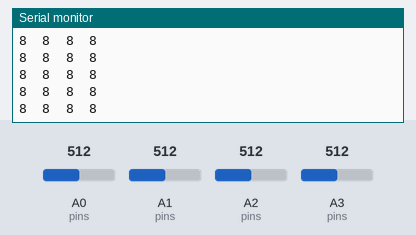
A sketch run on a simulated Arduino Uno, built with avr-gcc and run on an emulated ATmega328P. Shown: the last lines printed to the serial monitor. Inputs (shaded band) come from the test bench; at power-on: A0 (pins) = 512, A1 (pins) = 512, A2 (pins) = 512, A3 (pins) = 512.

Above: at 1.2 s.
1.3 s: A0 (pins) set to 716
At 1.9 s:
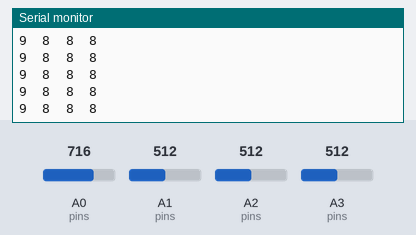
4.3 s: A1 (pins) set to 716
At 5.4 s:
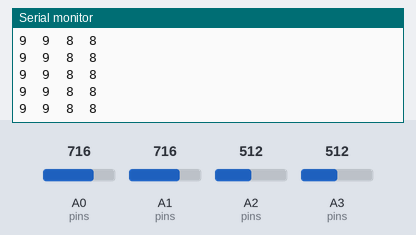
5.8 s: A2 (pins) set to 716
At 6.5 s:
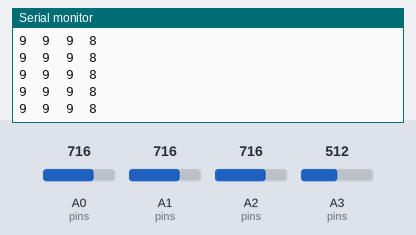
8.8 s: A3 (pins) set to 716
At 9.7 s:
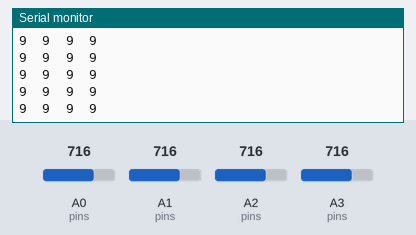
11.8 s: A0 (pins) set to 306
At 12.9 s:
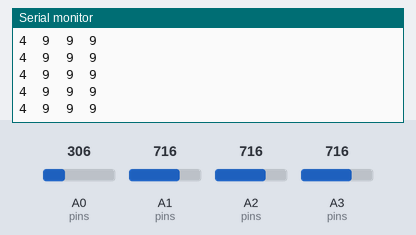
13.3 s: A1 (pins) set to 306
At 14.1 s:
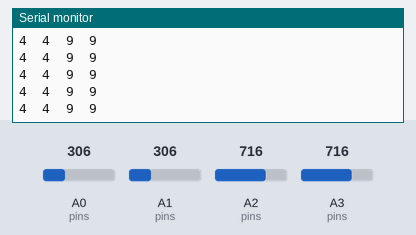
Timing chart, 0 to 15.8 s (numbered marks = the images above; inputs shaded):
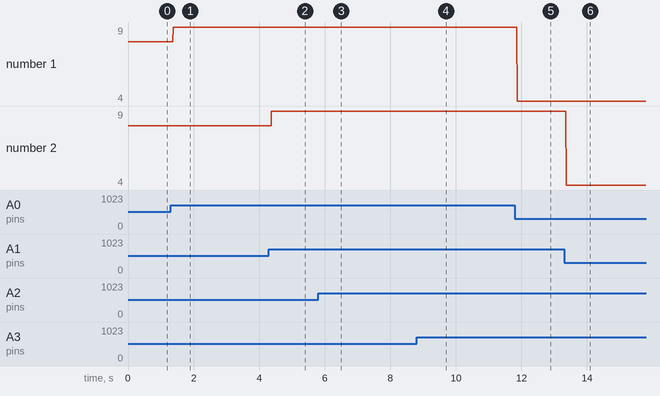

Measured:
- after the input at 1.3 s, the serial monitor: prints a new line after 0.08 s (image 1)
- after the input at 4.3 s, the serial monitor: prints a new line after 0.07 s (image 2)
- after the input at 5.8 s, the serial monitor: prints a new line after 0.07 s (image 3)
- after the input at 8.8 s, the serial monitor: prints a new line after 0.06 s (image 4)
- after the input at 11.8 s, the serial monitor: prints a new line after 0.07 s (image 5)
- after the input at 13.3 s, the serial monitor: prints a new line after 0.07 s (image 6)
- plotted number 1: 8 → 9 after the input at 1.3 s, 9 → 4 after the input at 11.8 s

The sketch:

decade_counter_test.ino
```cpp
/* Code for testing correct reading of 0-9 digit thumbwheel counters.
*/

// The typical ADC value for each digit of the thumbwheel counters.
// uint16_t digitValues = {0, 118, 192, 272, 340, 397, 432, 474, 511, 543};
// Edges between bins for reading thumbwheels.
uint16_t binEdges[10] = {50, 155, 232, 305, 368, 414, 453, 492, 527, 0xFFFF};

// Read an analog pin and interpret it as a digit in {0..9}.
uint16_t readDigitEntry (int16_t digitEntryPin)
{
    uint16_t value = analogRead(digitEntryPin);
    for (uint8_t i = 0; i < 10; i++) {
        if (value < binEdges[i]) {
            return i;
        }
    }
    // Should be unreachable.
    return 9;
}

void setup ()
{
    Serial.begin(9600);
}
void loop ()
{
    uint16_t pins[4] = {A0, A1, A2, A3};
    for (int i = 0; i < 4; i++)
    {
        Serial.print(readDigitEntry(pins[i]));
        Serial.print('\t');
    }
    Serial.print('\n');
}
```
